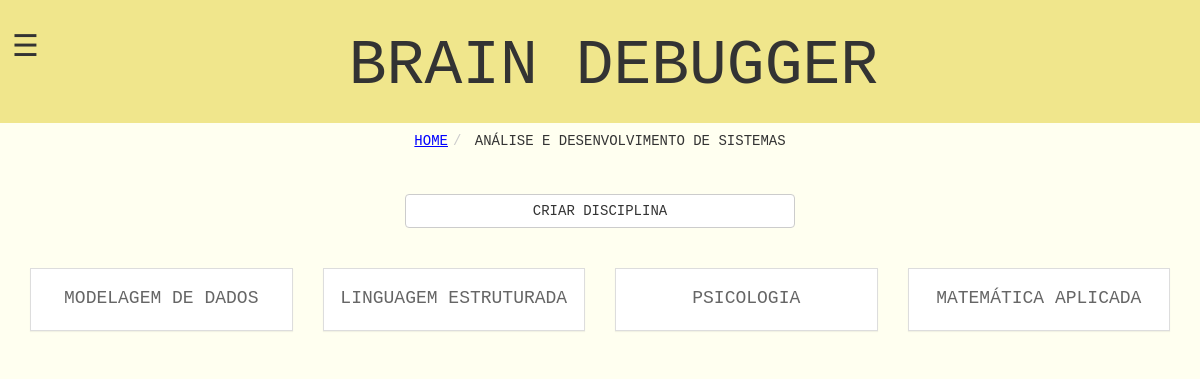
/index.php?act=disciplina&id=2 (signed in), run on the app's committed database.
### tables this page shows
create table if not exists `disciplina`(
	ID_Disciplina int primary key NOT NULL AUTO_INCREMENT,
    Nome_Disciplina varchar(45),
    ID_Curso int
)DEFAULT CHARSET=utf8;

### links.php (called while the page is built, shortened)
<?php
  $path='/sistema-web';
?>

### selections.php (the view, shortened to what this page needs)
<?php
function select($table,$id=0){
  require 'credentials.php';
  require "links.php";
  $tables = array('curso' => "Curso",'disciplina'=>"Disciplina",
      'assunto'=>"Assunto",'exercicio'=>"Exercicio");
  $conn = mysqli_connect($servername, $username, $password, $dbname);
  mysqli_set_charset($conn,"utf8");
  $header=4;
  $keys=array_keys($tables);
  $pos=array_search($table,$keys);
  $atnome="Nome_".$tables[$table];
  if($table=="curso"){
    $header=1;
    $sql = "SELECT c.* from usuario u JOIN
    usuario_has_Curso uc ON u.ID_Usuario = uc.ID_Usuario JOIN
    curso c ON c.ID_Curso = uc.ID_Curso WHERE uc.ID_Usuario = ".$_SESSION['user'];
  }else{
    $at="ID_".$tables[$keys[$pos-1]];
    $sql = "SELECT * FROM $table where $at=$id" ;
  }
  $result = mysqli_query($conn, $sql);
  $html_result="";
  if (mysqli_num_rows($result) > 0) {
    $tagn="";
    $smname="";
    $cont=0;
    $atid="ID_".$tables[$table];
    while($row = mysqli_fetch_assoc($result)) {
      if(isset($row['Tag'])){
        $tagn=$row['Tag'];
        $smname=$row[$atnome];
      }else{
        $tagn=$row[$atnome];
      }
      $link=$path."/index.php?act=".$keys[$pos+1]."&id=".$row[$atid];
      if($cont==0){
        $html_result.="<div class='row'>";
      }
      $html_result.=' <div class="col-sm-3">
      <div class="panel panel-default hoverable">
      <a href='.$link.'>
      <div class="panel-heading"><h'.$header.'>'.$tagn.'
      </h'.$header.'><div class="panel-body">'.$smname.
      '</div>
      </div>
      </div>
      </a></div>';
      $cont++;
    }
  }
  else {
  }
  return ($html_result."</div>");
}
function hier($act,$id=0){
  require 'credentials.php';
  require "links.php";
  $bc=array();
  $conn = mysqli_connect($servername, $username, $password, $dbname);
  mysqli_set_charset($conn,"utf8");
  if($act=="disciplina"){
    $sql = "SELECT Nome_Curso FROM CURSO where ID_Curso=$id";
    $result=mysqli_query($conn,$sql);
    $row=mysqli_fetch_assoc($result);
    $bc[]=array($id,$row['Nome_Curso']);
    $act="curso";
  }
  if($act=="curso"){
    $bc[]=array("","HOME");
  }
  return array_reverse($bc);
}
function breadcrumb($act="",$id=0,$special=""){
  $html_result="<ul class='breadcrumb center'>";
  $array = hier($act,$id);
  if(!empty($array)){
    $order=array("curso","disciplina","assunto","exercicio");
    for($i=0;$i<count($array)-1;$i++){
        $html_result.="<li><a class='bclink' href='index.php?act=".$order[$i];
        if(isset($array[$i][0])){
          $html_result.="&id=".$array[$i][0];
        }
        $html_result.="'>".$array[$i][1]."</a></li>";
    }
    $html_result.="<li>".$array[$i][1]."</li>";
    return $html_result."</ul>";
  }
}
function imagem($id){
  require 'credentials.php';
  require "links.php";
  $conn = mysqli_connect($servername, $username, $password, $dbname);
  mysqli_set_charset($conn,"utf8");
  $sql = "SELECT Imagem from Usuario Where ID_Usuario = $id";
  $result = mysqli_query($conn, $sql);
  if (mysqli_num_rows($result) > 0) {
    $row = mysqli_fetch_assoc($result);
    return ($row['Imagem']);
  }
}
function calls($act,$id,$bc=false){
  switch ($act) {
    case 'disciplina':
      return select($act,$id);
      break;
  }
}
?>

### html_funcs.php (shortened to what this page needs)
<?php
  function nav($aluno=TRUE){
    require "links.php";
    $html_result='<div id="mySidenav" class="sidenav center col-sm-0">
    <a href="javascript:void(0)" class="closebtn" onclick="closeNav()">&times;</a>';
    $html_result.='<div class="row"><img src="'.imagem($_SESSION['user']).'"
            class="col-sm-8 col-sm-offset-2 img-circle imgp" height="150" width="150" alt="Foto de perfil"></div>
                <a href="'.$path.'/index.php?act=curso">Home</a>
                  <a href="'.$path.'/edita_perfil.php">Editar perfil</a>
                   <a href="'.$path."/pesquisar.php".'">Pesquisar</a>
                    <a href="'.$path.'/index.php?act=listas">Minhas listas</a>';
    if($aluno)
    $html_result.='</div>';
    return $html_result;
  }
  function html_header($link,$nav=TRUE){
    require 'links.php';
    echo '<!DOCTYPE html>
    <html lang="pt">
    <head>
      <title>Bootstrap Example</title>
      <meta charset="utf-8">
      <meta name="viewport" content="width=device-width, initial-scale=1">
      <link rel="stylesheet" type="text/css" href="https://maxcdn.bootstrapcdn.com/bootstrap/3.3.7/css/bootstrap.min.css">
      <link rel="stylesheet" type="text/css" href="css/'.$link.'">
      <link rel="stylesheet" type="text/css" href="'.$path.'/sidebar/nav.css">
      <script src="https://ajax.googleapis.com/ajax/libs/jquery/3.2.1/jquery.min.js"></script>
      <script src="https://maxcdn.bootstrapcdn.com/bootstrap/3.3.7/js/bootstrap.min.js"></script>
      <script src="'.$path.'/sidebar/sidebar.js"></script>
    </head>
    <body>
      ';
      echo '
      <div class="jumbotron">
        <h1><span class="open"style="font-size:30px;cursor:pointer" "padding-right: 100%" onclick="openNav()">&#9776; </span>
        BRAIN DEBUGGER</h1>
      </div>';
  }
  function html_closing(){
    echo "</body>
    </html>";
  }
?>

### index.php (shortened to what this page needs)
<?php
  require "selections.php";
  require "insertions.php";
  require "html_funcs.php";
  html_header("style.css");
  $id=0;
  $act=$_GET['act'];
  if(isset($_GET['id'])){
    $id=$_GET['id'];
    echo breadcrumb($_GET['act'],$id);
  }else if($_GET['act']=="listas"){
    echo breadcrumb("","","MINHAS LISTAS");
  }
?>
<div class='container' id='pageContent'>
  <?php if($act=="curso"||$act=="disciplina"||$act=="assunto"):?>
    <div class='row'>
      <button class="btn btn-default col-sm-4 col-sm-offset-4"id="hide">
        CRIAR <?= strtoupper($act)?>
      </button>
    </div>
    <br><br>
    <?php endif?>
  <?php
    echo calls($act,$id);
  ?>
  </div>
<?php echo html_closing();?>

### css/style.css (style rules this page uses)
body { font-family: "Courier New", Courier, monospace; background-color: ivory; }
.jumbotron { margin: 0; margin-bottom:0; padding: 1%; text-align: center; background-color: khaki; }
.container { margin-top: 35px; text-align: center; }
.panel { border-radius: 0; }
.center { text-align: center; }
.panel-heading { color:#666; }
a:link { text-decoration: none; }
.breadcrumb { background-color: inherit; }
.bclink { color:blue; text-decoration: underline; }
.bclink:link { color:blue; text-decoration: underline; }

### sidebar/nav.css (style rules this page uses)
.jumbotron { margin: 0; margin-bottom:0; padding: 1%; text-align: center; background-color: khaki; }
.open { float: left; }

### data on the page
disciplina: Nome_Disciplina "MODELAGEM DE DADOS"
disciplina: Nome_Disciplina "LINGUAGEM ESTRUTURADA"
disciplina: Nome_Disciplina "PSICOLOGIA"
disciplina: Nome_Disciplina "MATEMÁTICA APLICADA"

### other printed values
$array[$i][1] "HOME"
$array[$i][1] "ANÁLISE E DESENVOLVIMENTO DE SISTEMAS"
$act "DISCIPLINA"
